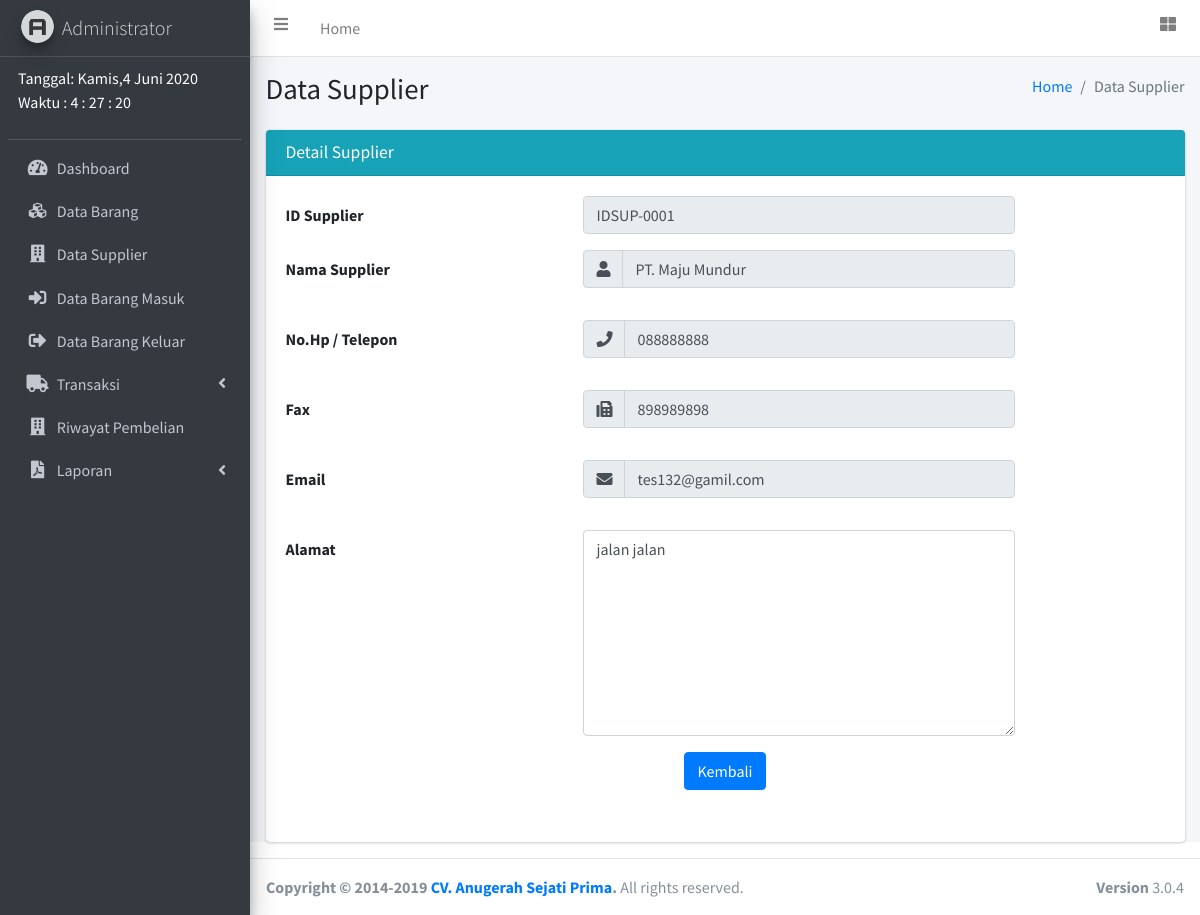
Page /admin/supplierDetail.php?id_supplier=IDSUP-0001 on the committed database.
### tables this page shows
CREATE TABLE `tbl_supplier` (
  `id_supplier` varchar(20) NOT NULL,
  `nama` varchar(50) NOT NULL,
  `nomor` varchar(20) NOT NULL,
  `fax` varchar(10) NOT NULL,
  `email` varchar(30) NOT NULL,
  `alamat` text NOT NULL
);

### admin/supplierDetail.php (the view, shortened to what this page needs)
<?php include_once ('header.php') ?>
<?php include_once ('sidebar.php') ?>
<?php
$idsup = $_GET['id_supplier'];
$sql   = "SELECT * FROM tbl_supplier WHERE id_supplier = '$idsup'";
$query = $mysqli->query($sql);
$row   = $query->fetch_array(MYSQLI_ASSOC);
 ?>
<div class="content-wrapper">
  <section class="content-header">
    <div class="container-fluid">
      <div class="row mb-2">
        <div class="col-sm-6">
          <h1>Data Supplier</h1>
        </div>
        <div class="col-sm-6">
          <ol class="breadcrumb float-sm-right">
            <li class="breadcrumb-item"><a href="#">Home</a></li>
            <li class="breadcrumb-item active">Data Supplier</li>
          </ol>
        </div>
      </div>
    </div>
  </section>
  <section class="content">
    <div class="container-fluid">
      <div class="card card-info">
        <div class="card-header">
          <h3 class="card-title">Detail Supplier</h3>
        </div>
        <form class="form-horizontal" action="" method="post">
          <div class="card-body">
            <div class="form-group row">
              <label class="col-sm-4 col-form-label">ID Supplier</label>
              <div class="col-sm-6">
                <input class="form-control" type="text" value="<?php echo $row['id_supplier']; ?>" readonly>
              </div>
            </div>
            <div class="form-group row">
              <label class="col-sm-4 col-form-label">Nama Supplier</label>
              <div class="input-group mb-3 col-sm-6">
                <div class="input-group-prepend">
                  <span class="input-group-text"><i class="fas fa-user"></i></span>
                </div>
                <input type="text" class="form-control" value="<?php echo $row['nama']; ?>" readonly>
              </div>
            </div>
            <div class="form-group row">
              <label class="col-sm-4 col-form-label">No.Hp / Telepon</label>
              <div class="input-group mb-3 col-sm-6">
                <div class="input-group-prepend">
                  <span class="input-group-text"><i class="fas fa-phone"></i></span>
                </div>
                <input type="text" class="form-control" value="<?php echo $row['nomor']; ?>" readonly>
              </div>
            </div>
            <div class="form-group row">
              <label for="" class="col-sm-4 col-form-label">Fax</label>
              <div class="input-group mb-3 col-sm-6">
                <div class="input-group-prepend">
                  <span class="input-group-text"><i class="fas fa-fax"></i></span>
                </div>
                <input type="text" class="form-control" value="<?php echo $row['fax']; ?>" readonly>
              </div>
            </div>
            <div class="form-group row">
              <label class="col-sm-4 col-form-label">Email</label>
              <div class="input-group mb-3 col-sm-6">
                <div class="input-group-prepend">
                  <span class="input-group-text"><i class="fas fa-envelope"></i></span>
                </div>
                <input type="email" class="form-control" value="<?php echo $row['email']; ?>" readonly>
              </div>
            </div>
            <div class="form-group row">
              <label for="" class="col-sm-4 col-form-label">Alamat</label>
              <div class="col-sm-6">
                <textarea type="text" class="form-control" name="inpalmt" rows="8" cols="25"
                  required><?php echo $row['alamat']; ?></textarea>
              </div>
            </div>
            <div class="form-group">
              <div class="col-md-12 text-center">
                <a class="btn btn-primary" href="supplierData.php">Kembali</a>
              </div>
            </div>
          </div>
        </form>
      </div>
    </div>
  </section>
</div>
<?php include_once ('footer.php') ?>

### rows in the picture
tbl_supplier: id_supplier "IDSUP-0001", nama "PT. Maju Mundur", nomor "088888888", fax "898989898", email "tes132@gamil.com", inpalmt "jalan jalan"
